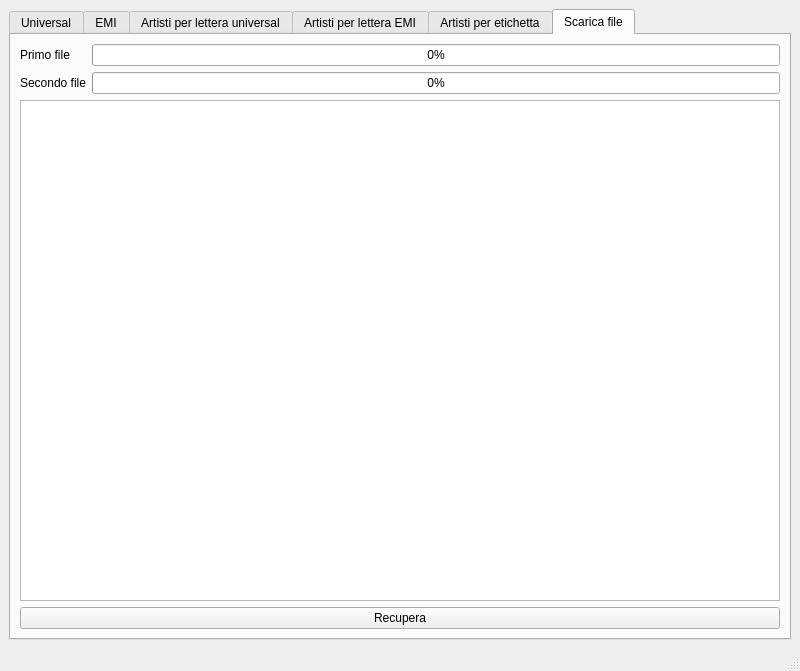
<?xml version="1.0" encoding="UTF-8"?>
<ui version="4.0">
 <class>MainWindow</class>
 <widget class="QMainWindow" name="MainWindow">
  <property name="geometry">
   <rect>
    <x>0</x>
    <y>0</y>
    <width>800</width>
    <height>671</height>
   </rect>
  </property>
  <property name="sizePolicy">
   <sizepolicy hsizetype="Maximum" vsizetype="Maximum">
    <horstretch>0</horstretch>
    <verstretch>0</verstretch>
   </sizepolicy>
  </property>
  <property name="minimumSize">
   <size>
    <width>800</width>
    <height>400</height>
   </size>
  </property>
  <property name="windowTitle">
   <string>Progetto Aprile</string>
  </property>
  <property name="windowIcon">
   <iconset resource="res.qrc">
    <normaloff>:/new/prefix1/icon.png</normaloff>:/new/prefix1/icon.png</iconset>
  </property>
  <property name="iconSize">
   <size>
    <width>24</width>
    <height>24</height>
   </size>
  </property>
  <widget class="QWidget" name="centralwidget">
   <layout class="QGridLayout" name="gridLayout_2">
    <item row="0" column="0">
     <widget class="QTabWidget" name="tabWidget">
      <property name="enabled">
       <bool>true</bool>
      </property>
      <property name="autoFillBackground">
       <bool>false</bool>
      </property>
      <property name="tabShape">
       <enum>QTabWidget::Rounded</enum>
      </property>
      <property name="currentIndex">
       <number>5</number>
      </property>
      <property name="elideMode">
       <enum>Qt::ElideMiddle</enum>
      </property>
      <widget class="QWidget" name="tabUniversal">
       <property name="enabled">
        <bool>true</bool>
       </property>
       <attribute name="title">
        <string>Universal</string>
       </attribute>
       <layout class="QGridLayout" name="gridLayout_3">
        <item row="0" column="0">
         <widget class="QTableWidget" name="tableUniversal">
          <property name="enabled">
           <bool>false</bool>
          </property>
          <property name="gridStyle">
           <enum>Qt::DashLine</enum>
          </property>
          <property name="sortingEnabled">
           <bool>false</bool>
          </property>
          <property name="cornerButtonEnabled">
           <bool>false</bool>
          </property>
          <attribute name="horizontalHeaderMinimumSectionSize">
           <number>20</number>
          </attribute>
          <attribute name="horizontalHeaderDefaultSectionSize">
           <number>200</number>
          </attribute>
          <attribute name="horizontalHeaderStretchLastSection">
           <bool>true</bool>
          </attribute>
          <column>
           <property name="text">
            <string>Artista</string>
           </property>
          </column>
          <column>
           <property name="text">
            <string>Pagina Wikipedia</string>
           </property>
          </column>
         </widget>
        </item>
       </layout>
      </widget>
      <widget class="QWidget" name="tabEMI">
       <attribute name="title">
        <string>EMI</string>
       </attribute>
       <layout class="QGridLayout" name="gridLayout_4">
        <item row="0" column="0">
         <widget class="QTableWidget" name="tableEMI">
          <property name="enabled">
           <bool>false</bool>
          </property>
          <property name="gridStyle">
           <enum>Qt::NoPen</enum>
          </property>
          <property name="cornerButtonEnabled">
           <bool>false</bool>
          </property>
          <attribute name="horizontalHeaderDefaultSectionSize">
           <number>250</number>
          </attribute>
          <attribute name="horizontalHeaderStretchLastSection">
           <bool>true</bool>
          </attribute>
          <column>
           <property name="text">
            <string>Artista</string>
           </property>
          </column>
          <column>
           <property name="text">
            <string>Pagina Wikipedia</string>
           </property>
          </column>
         </widget>
        </item>
       </layout>
      </widget>
      <widget class="QWidget" name="tabChartUniversal">
       <attribute name="title">
        <string>Artisti per lettera universal</string>
       </attribute>
       <layout class="QGridLayout" name="gridLayout_5">
        <item row="0" column="0">
         <widget class="QChartView" name="chartUniversal">
          <property name="enabled">
           <bool>false</bool>
          </property>
         </widget>
        </item>
       </layout>
      </widget>
      <widget class="QWidget" name="tabChartEMI">
       <attribute name="title">
        <string>Artisti per lettera EMI</string>
       </attribute>
       <layout class="QGridLayout" name="gridLayout_6">
        <item row="0" column="0">
         <widget class="QChartView" name="chartEMI">
          <property name="enabled">
           <bool>false</bool>
          </property>
         </widget>
        </item>
       </layout>
      </widget>
      <widget class="QWidget" name="tabComparativeChart">
       <attribute name="title">
        <string>Artisti per etichetta</string>
       </attribute>
       <layout class="QGridLayout" name="gridLayout_8">
        <item row="0" column="0">
         <widget class="QChartView" name="chartCompare">
          <property name="enabled">
           <bool>false</bool>
          </property>
         </widget>
        </item>
       </layout>
      </widget>
      <widget class="QWidget" name="downloadTab">
       <property name="enabled">
        <bool>true</bool>
       </property>
       <attribute name="title">
        <string>Scarica file</string>
       </attribute>
       <layout class="QGridLayout" name="gridLayout_7">
        <item row="0" column="0">
         <layout class="QGridLayout" name="gridLayout">
          <item row="0" column="1">
           <widget class="QProgressBar" name="firstFileProgress">
            <property name="value">
             <number>0</number>
            </property>
           </widget>
          </item>
          <item row="1" column="1">
           <widget class="QProgressBar" name="secondFileProgress">
            <property name="value">
             <number>0</number>
            </property>
           </widget>
          </item>
          <item row="0" column="0">
           <widget class="QLabel" name="label">
            <property name="text">
             <string>Primo file</string>
            </property>
           </widget>
          </item>
          <item row="1" column="0">
           <widget class="QLabel" name="label_2">
            <property name="text">
             <string>Secondo file</string>
            </property>
           </widget>
          </item>
         </layout>
        </item>
        <item row="3" column="0">
         <layout class="QHBoxLayout" name="horizontalLayout">
          <item>
           <widget class="QPushButton" name="fetchBtn">
            <property name="text">
             <string>Recupera</string>
            </property>
           </widget>
          </item>
         </layout>
        </item>
        <item row="1" column="0">
         <widget class="QTextBrowser" name="textBrowser"/>
        </item>
       </layout>
      </widget>
     </widget>
    </item>
   </layout>
  </widget>
  <widget class="QMenuBar" name="menubar">
   <property name="geometry">
    <rect>
     <x>0</x>
     <y>0</y>
     <width>800</width>
     <height>21</height>
    </rect>
   </property>
  </widget>
  <widget class="QStatusBar" name="statusbar"/>
 </widget>
 <customwidgets>
  <customwidget>
   <class>QChartView</class>
   <extends>QGraphicsView</extends>
   <header>QtCharts</header>
  </customwidget>
 </customwidgets>
 <resources>
  <include location="res.qrc"/>
 </resources>
 <connections/>
</ui>
